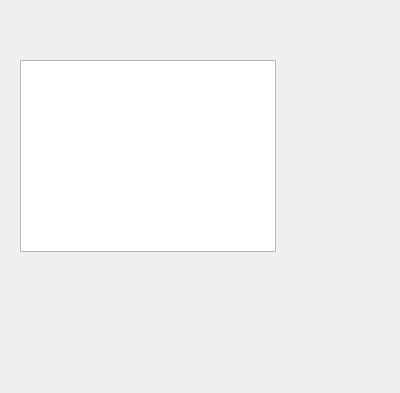
<?xml version="1.0" encoding="UTF-8"?>
<ui version="4.0">
 <class>Dialog</class>
 <widget class="QDialog" name="Dialog">
  <property name="geometry">
   <rect>
    <x>0</x>
    <y>0</y>
    <width>400</width>
    <height>393</height>
   </rect>
  </property>
  <property name="windowTitle">
   <string>Dialog</string>
  </property>
  <widget class="QTextBrowser" name="textBrowser">
   <property name="geometry">
    <rect>
     <x>20</x>
     <y>60</y>
     <width>256</width>
     <height>192</height>
    </rect>
   </property>
  </widget>
 </widget>
 <resources/>
 <connections/>
</ui>
